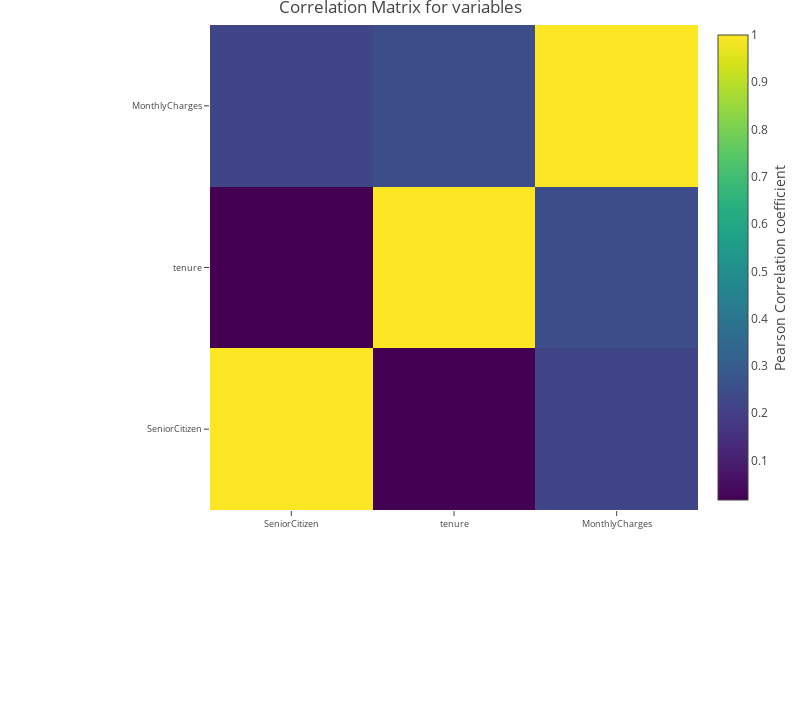

The code cell stored with this chart in its notebook:
### Code cell
correlation = telco.corr()
#tick labels
matrix_cols = correlation.columns.tolist()
#convert to array
corr_array  = np.array(correlation)

#Plotting
trace = go.Heatmap(z = corr_array,
                   x = matrix_cols,
                   y = matrix_cols,
                   colorscale = "Viridis",
                   colorbar   = dict(title = "Pearson Correlation coefficient",
                                     titleside = "right"
                                    ) ,
                  )

layout = go.Layout(dict(title = "Correlation Matrix for variables",
                        autosize = False,
                        height  = 720,
                        width   = 800,
                        margin  = dict(r = 0 ,l = 210,
                                       t = 25,b = 210,
                                      ),
                        yaxis   = dict(tickfont = dict(size = 9)),
                        xaxis   = dict(tickfont = dict(size = 9))
                       )
                  )

data = [trace]
fig = go.Figure(data=data,layout=layout)
py.iplot(fig)

### Figure 1 — Plotly figure (JSON) as saved in the notebook; plotly's stock layout.template omitted (floating-point values rounded to 4 significant figures)
{"data": [{"colorbar": {"title": "Pearson Correlation coefficient", "titleside": "right"}, "colorscale": "Viridis", "type": "heatmap", "uid": "59432d14-cc25-11e8-9e61-e09d312a2228", "x": ["SeniorCitizen", "tenure", "MonthlyCharges"], "y": ["SeniorCitizen", "tenure", "MonthlyCharges"], "z": [[1, 0.01657, 0.2202], [0.01657, 1, 0.2479], [0.2202, 0.2479, 1]]}], "layout": {"autosize": false, "height": 720, "margin": {"b": 210, "l": 210, "r": 0, "t": 25}, "title": "Correlation Matrix for variables", "width": 800, "xaxis": {"tickfont": {"size": 9}}, "yaxis": {"tickfont": {"size": 9}}}}
